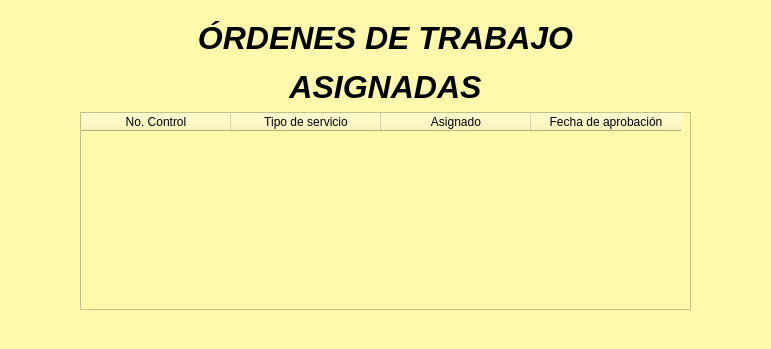
<?xml version="1.0" encoding="UTF-8"?>
<ui version="4.0">
 <class>OrdenesDeTrabajoAsignadas</class>
 <widget class="QMainWindow" name="OrdenesDeTrabajoAsignadas">
  <property name="geometry">
   <rect>
    <x>0</x>
    <y>0</y>
    <width>771</width>
    <height>349</height>
   </rect>
  </property>
  <property name="windowTitle">
   <string>MainWindow</string>
  </property>
  <property name="styleSheet">
   <string notr="true">background-color: rgb(255, 249, 171);</string>
  </property>
  <widget class="QWidget" name="centralwidget">
   <widget class="QWidget" name="">
    <property name="geometry">
     <rect>
      <x>80</x>
      <y>20</y>
      <width>611</width>
      <height>290</height>
     </rect>
    </property>
    <layout class="QGridLayout" name="gridLayout">
     <item row="0" column="0">
      <widget class="QLabel" name="label_4">
       <property name="whatsThis">
        <string>&lt;html&gt;&lt;head/&gt;&lt;body&gt;&lt;p align=&quot;center&quot;&gt;&lt;br/&gt;&lt;/p&gt;&lt;/body&gt;&lt;/html&gt;</string>
       </property>
       <property name="text">
        <string>&lt;html&gt;&lt;head/&gt;&lt;body&gt;&lt;p align=&quot;center&quot;&gt;&lt;span style=&quot; font-size:24pt; font-weight:600; font-style:italic;&quot;&gt;ÓRDENES DE TRABAJO&lt;/span&gt;&lt;/p&gt;&lt;p align=&quot;center&quot;&gt;&lt;span style=&quot; font-size:24pt; font-weight:600; font-style:italic;&quot;&gt;ASIGNADAS&lt;/span&gt;&lt;/p&gt;&lt;/body&gt;&lt;/html&gt;</string>
       </property>
      </widget>
     </item>
     <item row="1" column="0">
      <widget class="QTableWidget" name="tableWidget_6">
       <attribute name="horizontalHeaderDefaultSectionSize">
        <number>150</number>
       </attribute>
       <column>
        <property name="text">
         <string>No. Control</string>
        </property>
       </column>
       <column>
        <property name="text">
         <string>Tipo de servicio</string>
        </property>
       </column>
       <column>
        <property name="text">
         <string>Asignado</string>
        </property>
       </column>
       <column>
        <property name="text">
         <string>Fecha de aprobación</string>
        </property>
       </column>
      </widget>
     </item>
    </layout>
   </widget>
  </widget>
  <widget class="QStatusBar" name="statusbar"/>
 </widget>
 <resources/>
 <connections/>
</ui>
